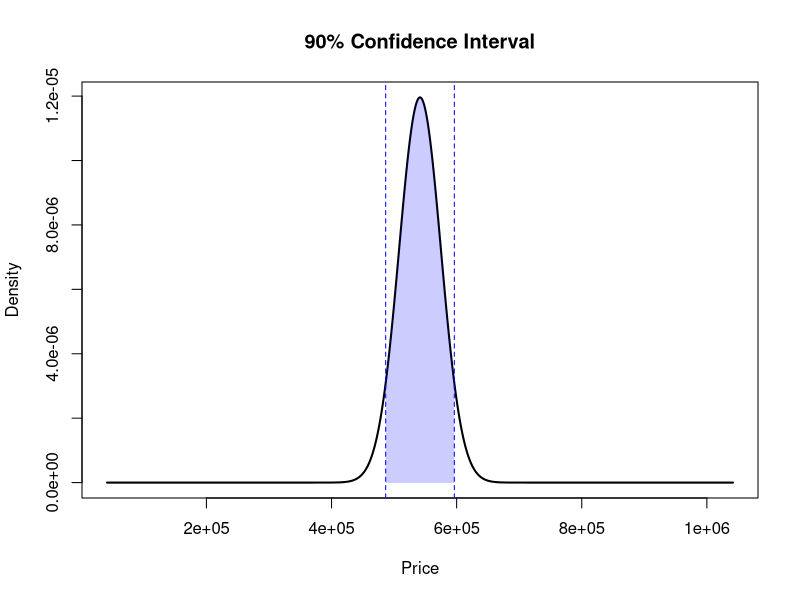
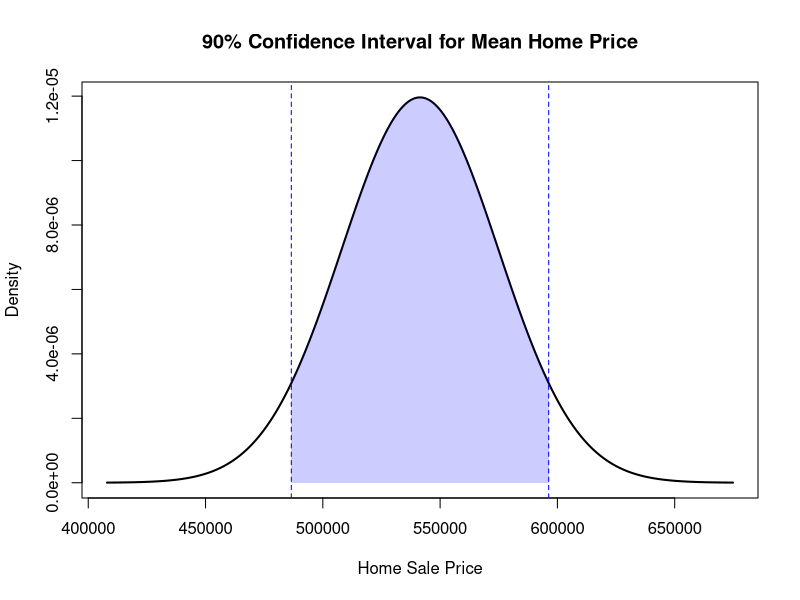

Write the R code that produced these figures, in order.
# Step 1: Enter home sale prices into a vector
prices <- c(525000, 474900, 399000, 374999, 699000, 889900, 459905, 895000,
            435045, 499000, 418605, 385000, 456045, 415305, 433305, 859000,
            472930, 472780, 493730, 470580, 761000, 491530, 473530, 471630,
            809000)
# Step 2: Calculate mean and standard deviation
mean_price <- mean(prices)
std_dev <- sd(prices)

# Print the results
mean_price
std_dev

# Enter the home sale prices
prices <- c(525000, 474900, 399000, 374999, 699000, 889900, 459905, 895000,
            435045, 499000, 418605, 385000, 456045, 415305, 433305, 859000,
            472930, 472780, 493730, 470580, 761000, 491530, 473530, 471630,
            809000)

# Calculate sample mean
mean_price <- mean(prices)

# Calculate sample standard deviation (uses n - 1)
std_dev <- sd(prices)

# Print results
mean_price
std_dev


prices <- c(525000, 474900, 399000, 374999, 699000, 889900, 459905, 895000,
            435045, 499000, 418605, 385000, 456045, 415305, 433305, 859000,
            472930, 472780, 493730, 470580, 761000, 491530, 473530, 471630,
            809000)

mean_price <- mean(prices)
std_dev <- sd(prices)
n <- length(prices)
z_star <- qnorm(0.95)

ebm <- z_star * std_dev / sqrt(n)
lower_bound <- mean_price - ebm
upper_bound <- mean_price + ebm

c(lower_bound, upper_bound)


x_vals <- seq(mean_price - 3*std_dev, mean_price + 3*std_dev, length=1000)
y_vals <- dnorm(x_vals, mean=mean_price, sd=std_dev/sqrt(n))

x_vals <- seq(mean_price - 3*std_dev, mean_price + 3*std_dev, length=1000)
y_vals <- dnorm(x_vals, mean=mean_price, sd=std_dev/sqrt(n))



library(ggplot2)

x_vals <- seq(mean_price - 3*std_dev, mean_price + 3*std_dev, length=1000)
y_vals <- dnorm(x_vals, mean=mean_price, sd=std_dev/sqrt(n))

plot(x_vals, y_vals, type="l", lwd=2, main="90% Confidence Interval", xlab="Price", ylab="Density")
abline(v=c(lower_bound, upper_bound), col="blue", lty=2)
polygon(c(lower_bound, seq(lower_bound, upper_bound, length=100), upper_bound),
        c(0, dnorm(seq(lower_bound, upper_bound, length=100), mean_price, std_dev/sqrt(n)), 0),
        col=rgb(0,0,1,0.2), border=NA)

# Sample statistics
mean_price <- mean(prices)
std_error <- sd(prices) / sqrt(length(prices))

# Confidence interval (90%)
z_star <- qnorm(0.95)

lower_bound <- mean_price - z_star * std_error
upper_bound <- mean_price + z_star * std_error

# Create x-values for normal curve
x_vals <- seq(mean_price - 4*std_error,
              mean_price + 4*std_error,
              length.out = 1000)

# Create y-values
y_vals <- dnorm(x_vals,
                mean = mean_price,
                sd = std_error)

# Plot the curve
plot(x_vals, y_vals,
     type = "l",
     lwd = 2,
     col = "black",
     main = "90% Confidence Interval for Mean Home Price",
     xlab = "Home Sale Price",
     ylab = "Density")

# Create shaded area
x_shade <- seq(lower_bound,
               upper_bound,
               length.out = 100)

y_shade <- dnorm(x_shade,
                 mean = mean_price,
                 sd = std_error)

polygon(c(lower_bound, x_shade, upper_bound),
        c(0, y_shade, 0),
        col = rgb(0, 0, 1, 0.2),
        border = NA)

# Add confidence interval lines
abline(v = c(lower_bound, upper_bound),
       col = "blue",
       lty = 2)
